Frame 1 (no input): blank canvas, image omitted
Frame 60 (the mouse pressed at the canvas centre just before this capture): blank canvas, image omitted
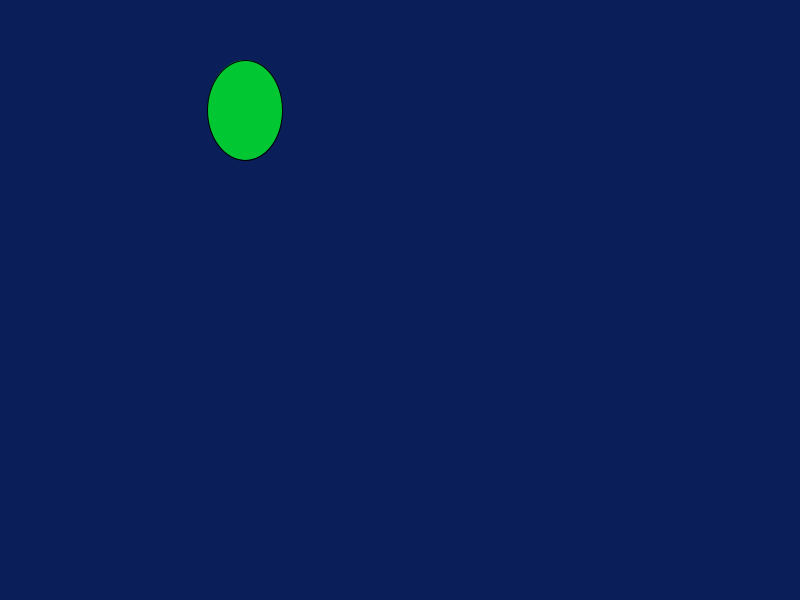
Frame 120 (the mouse held since frame 60 and released just before this capture)

The Processing sketch whose frames 1 and 60 were blank and that drew this single picture after the mouse press (run headless with seeded random() and noise(); from frame 60 on, the mouse is pressed at the canvas centre):

// Processing sketch: First_Project_
// ── First_Project_.pde
void setup(){
size(800,600);
background(21,21,21);
ellipse(100,10,10,10);
fill(1,200,50);
triangle(10,30,20,30,40,15);
rect(21,21,21,21);
}
void draw(){
  background(10,30,90);
if(mousePressed==true){
ellipse(245,110,75,100);
}
}
